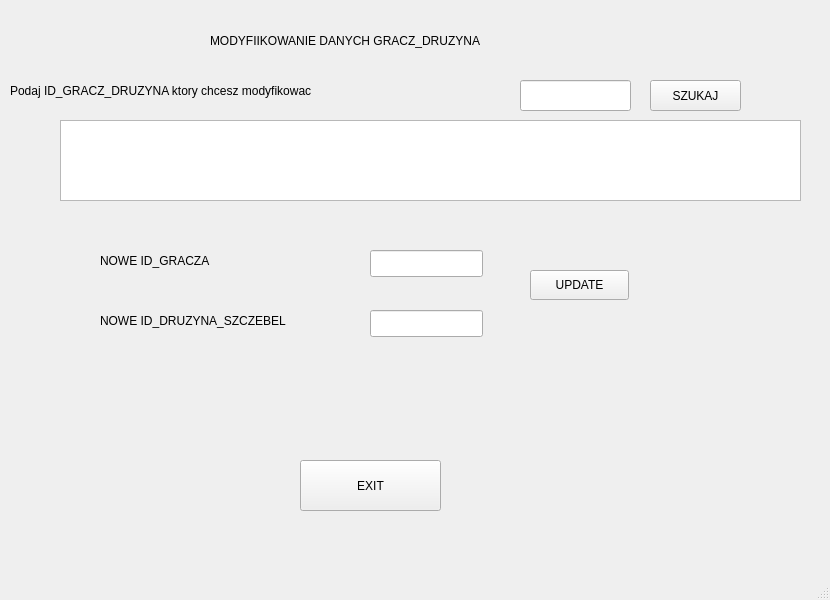
<?xml version="1.0" encoding="UTF-8"?>
<ui version="4.0">
 <class>MainWindow</class>
 <widget class="QMainWindow" name="MainWindow">
  <property name="geometry">
   <rect>
    <x>0</x>
    <y>0</y>
    <width>830</width>
    <height>600</height>
   </rect>
  </property>
  <property name="windowTitle">
   <string>MainWindow</string>
  </property>
  <widget class="QWidget" name="centralwidget">
   <widget class="QPushButton" name="pushButton_2">
    <property name="geometry">
     <rect>
      <x>530</x>
      <y>270</y>
      <width>99</width>
      <height>30</height>
     </rect>
    </property>
    <property name="text">
     <string>UPDATE</string>
    </property>
   </widget>
   <widget class="QLabel" name="label">
    <property name="geometry">
     <rect>
      <x>210</x>
      <y>20</y>
      <width>391</width>
      <height>41</height>
     </rect>
    </property>
    <property name="text">
     <string>MODYFIIKOWANIE DANYCH GRACZ_DRUZYNA</string>
    </property>
   </widget>
   <widget class="QLabel" name="label_3">
    <property name="geometry">
     <rect>
      <x>10</x>
      <y>80</y>
      <width>481</width>
      <height>21</height>
     </rect>
    </property>
    <property name="text">
     <string>Podaj ID_GRACZ_DRUZYNA ktory chcesz modyfikowac</string>
    </property>
   </widget>
   <widget class="QTextBrowser" name="textBrowser">
    <property name="geometry">
     <rect>
      <x>60</x>
      <y>120</y>
      <width>741</width>
      <height>81</height>
     </rect>
    </property>
   </widget>
   <widget class="QLineEdit" name="lineEdit">
    <property name="geometry">
     <rect>
      <x>520</x>
      <y>80</y>
      <width>111</width>
      <height>31</height>
     </rect>
    </property>
   </widget>
   <widget class="QLabel" name="label_2">
    <property name="geometry">
     <rect>
      <x>100</x>
      <y>250</y>
      <width>221</width>
      <height>21</height>
     </rect>
    </property>
    <property name="text">
     <string>NOWE ID_GRACZA</string>
    </property>
   </widget>
   <widget class="QLineEdit" name="lineEdit_2">
    <property name="geometry">
     <rect>
      <x>370</x>
      <y>250</y>
      <width>113</width>
      <height>27</height>
     </rect>
    </property>
   </widget>
   <widget class="QPushButton" name="pushButton">
    <property name="geometry">
     <rect>
      <x>650</x>
      <y>80</y>
      <width>91</width>
      <height>31</height>
     </rect>
    </property>
    <property name="text">
     <string>SZUKAJ</string>
    </property>
   </widget>
   <widget class="QLineEdit" name="lineEdit_3">
    <property name="geometry">
     <rect>
      <x>370</x>
      <y>310</y>
      <width>113</width>
      <height>27</height>
     </rect>
    </property>
    <property name="text">
     <string/>
    </property>
   </widget>
   <widget class="QLabel" name="label_4">
    <property name="geometry">
     <rect>
      <x>100</x>
      <y>310</y>
      <width>261</width>
      <height>21</height>
     </rect>
    </property>
    <property name="text">
     <string>NOWE ID_DRUZYNA_SZCZEBEL</string>
    </property>
   </widget>
   <widget class="QLabel" name="label_x">
    <property name="geometry">
     <rect>
      <x>540</x>
      <y>310</y>
      <width>231</width>
      <height>71</height>
     </rect>
    </property>
    <property name="text">
     <string/>
    </property>
   </widget>
   <widget class="QPushButton" name="pushButton_x">
    <property name="geometry">
     <rect>
      <x>300</x>
      <y>460</y>
      <width>141</width>
      <height>51</height>
     </rect>
    </property>
    <property name="text">
     <string>EXIT</string>
    </property>
   </widget>
  </widget>
  <widget class="QMenuBar" name="menubar">
   <property name="geometry">
    <rect>
     <x>0</x>
     <y>0</y>
     <width>830</width>
     <height>22</height>
    </rect>
   </property>
  </widget>
  <widget class="QStatusBar" name="statusbar"/>
 </widget>
 <resources/>
 <connections/>
</ui>
